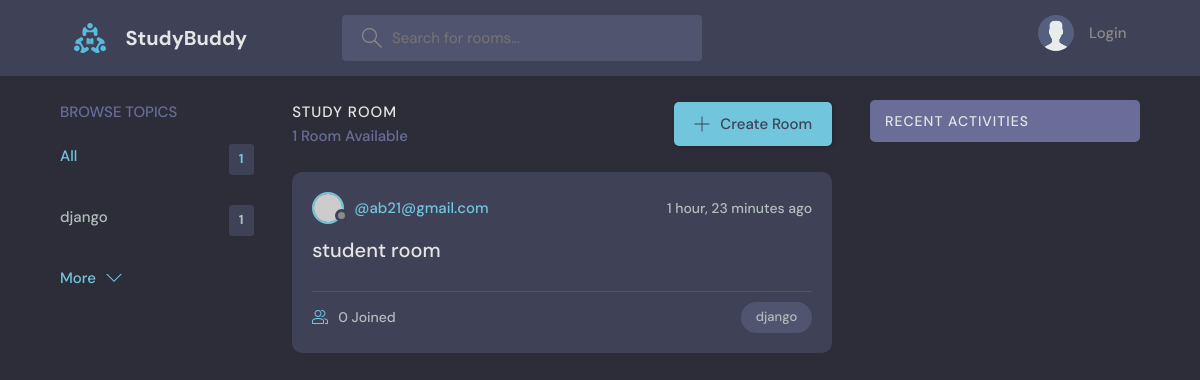
Before: / with the older database file.
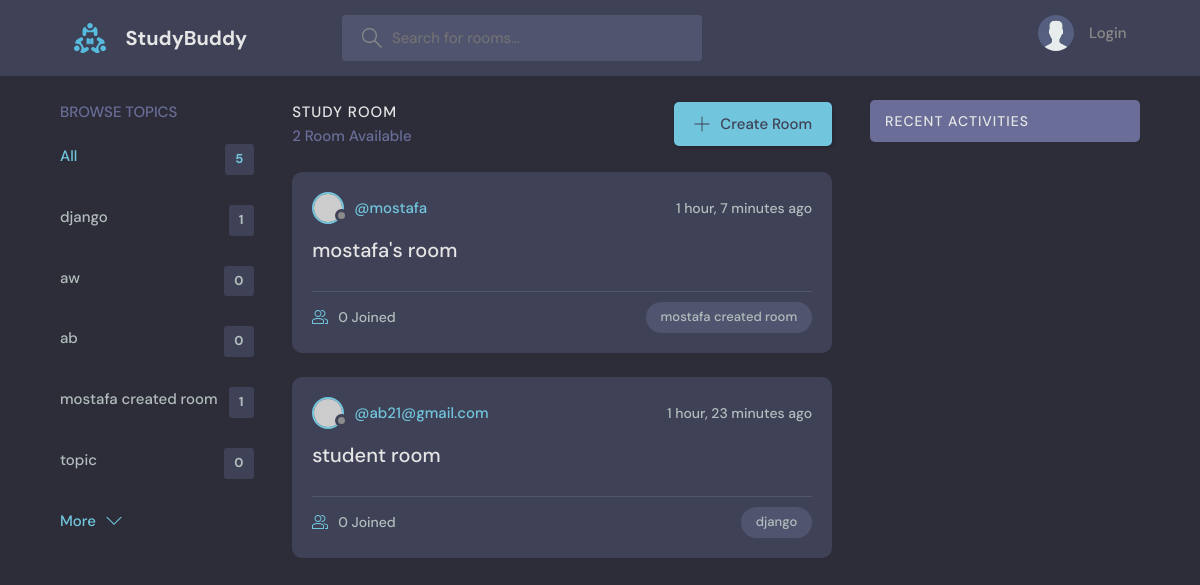
After: the same page with the newer database file.
### base/models.py (models this page shows, shortened)
class Topic(models.Model):
    name = models.CharField(max_length=200)

class Room(models.Model):
    host = models.ForeignKey(User, on_delete=models.SET_NULL, null=True)
    topic = models.ForeignKey(Topic, on_delete=models.SET_NULL, null=True)
    name = models.CharField(max_length=200)
    desctription = models.TextField(null=True, blank=True)
    participants = models.ManyToManyField(User, related_name='participans', blank=True)
    updated = models.DateTimeField(auto_now=True)
    created = models.DateTimeField(auto_now_add=True)
    class Meta:
        ordering = ["-updated", '-created']

### base/views.py (the view)
# urls.py: path("", views.home, name="home"),
def home(request):
    q = request.GET.get('q') if request.GET.get("q") != None else ""
    rooms = Room.objects.filter(
        Q(topic__name__icontains=q) |
        Q(name__icontains=q)
        | Q(desctription__icontains=q)
    )
    topics = Topic.objects.all()
    room_count = rooms.count()
    room_messages = Message.objects.filter(Q(room__topic__name__icontains=q))
    context = {"rooms": rooms, 'topics': topics, 'room_count': room_count, 'room_messages': room_messages}
    return render(request, "base/home.html", context)

### base/templates/base/home.html (shortened to what this page needs)
  {% extends 'main.html' %}
  {% block content%}
    <main class="layout layout--3">
      <div class="container">
        {% include "base/topic_component.html"%}
        <div class="roomList">
          <div class="roomList__header">
            <div>
              <h2>Study Room</h2>
              <p>{{room_count}} Room Available</p>
            </div>
            <a class="btn btn--main" href="{% url 'create-room' %}">
              <svg version="1.1" xmlns="http://www.w3.org/2000/svg" width="32" height="32" viewBox="0 0 32 32">
                <title>add</title>
                <path
                  d="M16.943 0.943h-1.885v14.115h-14.115v1.885h14.115v14.115h1.885v-14.115h14.115v-1.885h-14.115v-14.115z"
                ></path>
              </svg>
              Create Room
            </a>
          </div>
          {% include 'base/feed_component.html'%}
        </div>
        {% include  "base/activity.html" %}
      </div>
    </main>
 {% endblock %}

### templates/main.html (shortened to what this page needs)
<!DOCTYPE html>
{% load static%}
<html lang="en">
  <head>
    <link rel="stylesheet" href="{% static 'style/style.css'%}" />
  </head>
  <body>
    {% include 'navbar.html' %}
    {% block content %}
    {% endblock %}
  </body>
</html>

### templates/navbar.html (shortened to what this page needs)
{% load static %}
<header class="header header--loggedIn">
    <div class="container">
      <a href="{%url 'home' %}" class="header__logo">
        <img src="{% static 'images/logo.svg' %}" />
        <h1>StudyBuddy</h1>
      </a>
      <form class="header__search"  method="GET" action="{% url 'home' %}">
        <label>
          <input placeholder="Search for rooms..." name="q"/>
        </label>
      </form>
      <nav class="header__menu">
        {% if request.user.is_authenticated %}
        <div class="header__user">
          <a href="{% url 'update-user' %}">
            <div class="avatar avatar--medium active">
              <img src="https://randomuser.me/api/portraits/men/37.jpg" />
            </div>
            <p>{{ request.user.username }} <span>@{{ request.user.username }}</span></p>
          </a>
          <button class="dropdown-button">
            <svg version="1.1" xmlns="http://www.w3.org/2000/svg" width="32" height="32" viewBox="0 0 32 32">
              <title>chevron-down</title>
              <path d="M16 21l-13-13h-3l16 16 16-16h-3l-13 13z"></path>
            </svg>
          </button>
        </div>
        {% else %}
        <a href="{%url 'login' %}">
          <img src="{% static 'images/avatar.svg' %}" />
          <p>Login</p>
        </a>
        {% endif %}
      </nav>
    </div>
  </header>

### base/templates/base/topic_component.html
<div class="topics">
    <div class="topics__header">
      <h2>Browse Topics</h2>
    </div>
    <ul class="topics__list">
      <li>
        <a href="{% url 'home' %}" class="active">All <span>{{topics.count}}</span></a>
      </li>
      {% for topic in topics %}
      <li>
        <a href="{% url 'home' %}?q={{topic.name}}">{{topic.name}} <span>{{topic.room_set.all.count}}</span></a>
      </li>
      {%endfor%}
    </ul>
    <a class="btn btn--link" href="{% url 'home' %}">
      More
      <svg version="1.1" xmlns="http://www.w3.org/2000/svg" width="32" height="32" viewBox="0 0 32 32">
        <title>chevron-down</title>
        <path d="M16 21l-13-13h-3l16 16 16-16h-3l-13 13z"></path>
      </svg>
    </a>
  </div>

### base/templates/base/feed_component.html (shortened to what this page needs)
{% for room in rooms %}
<div class="roomListRoom">
    <div class="roomListRoom__header">
      <a href="{% url 'user-profile' room.host.id %}"    class="roomListRoom__author">
        <div class="avatar avatar--small">
          <img src="https://randomuser.me/api/portraits/women/11.jpg" />
        </div>
        <span>@{{room.host.username}}</span>
      </a>
      <div class="roomListRoom__actions">
        <span>{{room.created|timesince}} ago</span>
      </div>
    </div>
    <div class="roomListRoom__content">
      <a href="{% url 'room' room.id %}">{{room.name}}</a>
    </div>
    <div class="roomListRoom__meta">
      <a href="room.html" class="roomListRoom__joined">
        {{room.participants.all.count}} Joined
      </a>
      <p class="roomListRoom__topic">{{room.topic.name}}</p>
    </div>
  </div>
  {% endfor %}

### base/templates/base/activity.html (shortened to what this page needs)
<div class="activities">
    <div class="activities__header">
      <h2>Recent Activities</h2>
    </div>
  </div>

Changed rows visible on the page:
added Topic: name "aw", room_set.all.count "0"
added Topic: name "ab", room_set.all.count "0"
added Topic: name "mostafa created room", room_set.all.count "1"
added Topic: name "topic", room_set.all.count "0"
added Room: host.username "mostafa", created "1 hour, 7 minutes", name "mostafa's room", participants.all.count "0", topic.name "mostafa created room"
Other visible differences:
{{ topics.count }}: "1" → "5"
{{ room_count }}: "1" → "2"
